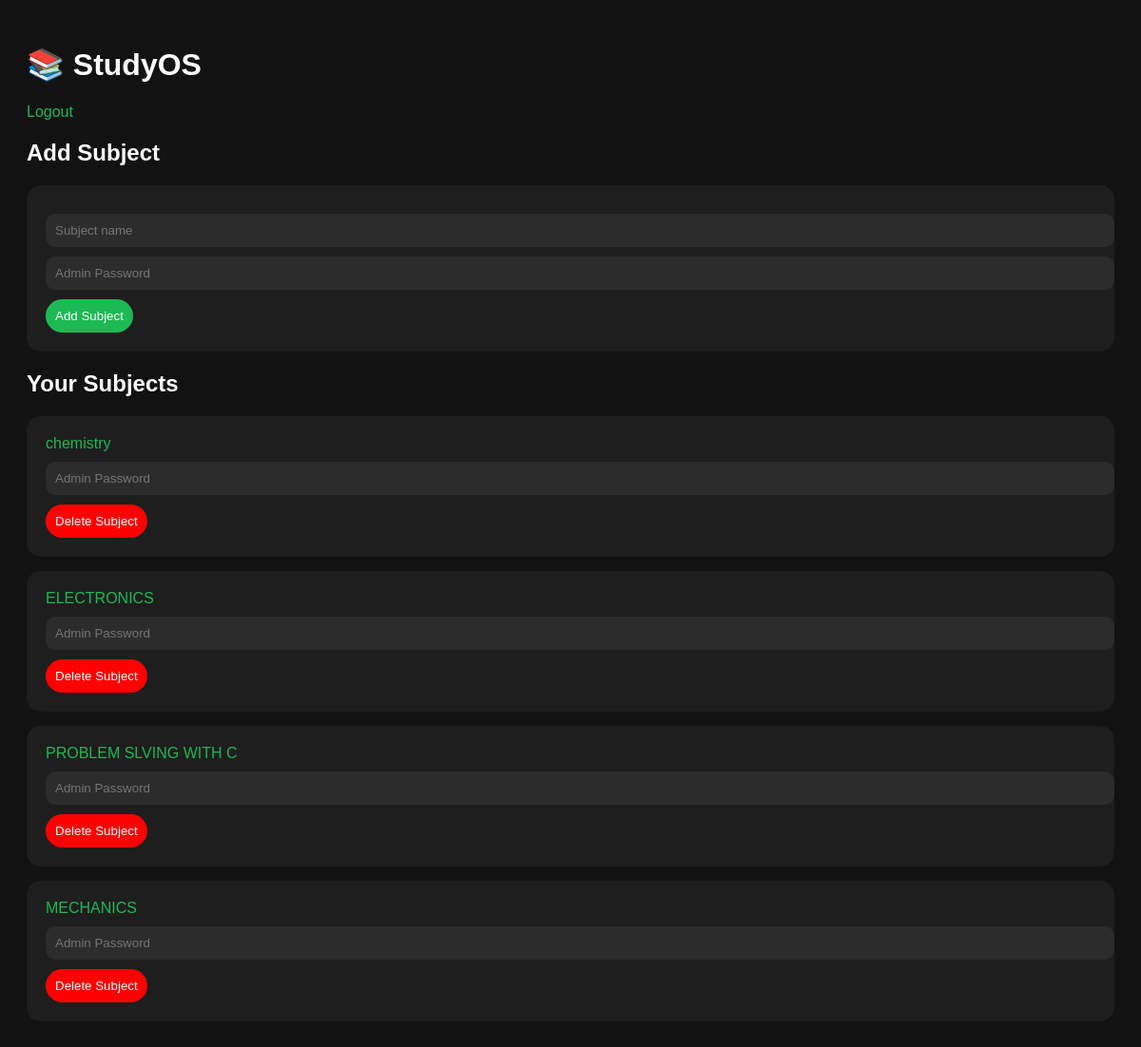
Screenshot of / (signed in) with the database file from the repository.
### app.py (models this page shows)
class Subject(db.Model):
    id = db.Column(db.Integer, primary_key=True)
    name = db.Column(db.String(100), nullable=False)
    user_id = db.Column(db.Integer, db.ForeignKey('user.id'))

### app.py (the view, shortened to what this page needs)
@app.route('/', methods=['GET', 'POST'])
def home():
    if 'user_id' not in session:
        return redirect('/login')
    subjects = Subject.query.filter_by(user_id=session['user_id']).all()
    return render_template('index.html', subjects=subjects)

### templates/index.html (shortened to what this page needs)
<!DOCTYPE html>
<html>
<head>
</head>
<body>
<h1>📚 StudyOS</h1>
<a href="/logout">Logout</a>
<h2>Add Subject</h2>
<div class="card">
<form method="POST">
<input type="text" name="subject" placeholder="Subject name" required>
<input type="password" name="action_password" placeholder="Admin Password" required>
<button>Add Subject</button>
</form>
</div>
<h2>Your Subjects</h2>
{% for subject in subjects %}
<div class="card">
<a href="/subject/{{ subject.name }}">{{ subject.name }}</a>
<form method="POST" action="/delete_subject/{{ subject.name }}">
<input type="password" name="action_password" placeholder="Admin Password" required>
<button class="delete-btn">Delete Subject</button>
</form>
</div>
{% endfor %}
</body>
</html>

### templates/index.html (style rules this page uses)
body { background:#121212; color:white; font-family:Arial; padding:20px; }
.card { background:#1e1e1e; padding:20px; border-radius:15px; margin-top:15px; }
input { width:100%; padding:10px; border-radius:10px; border:none; margin-top:10px; background:#2c2c2c; color:white; }
button { margin-top:10px; padding:10px; border:none; border-radius:20px; background:#1DB954; color:white; cursor:pointer; }
.delete-btn { background:red; }
a { color:#1DB954; text-decoration:none; }

### rows the page displays
Subject: name "chemistry"
Subject: name "ELECTRONICS"
Subject: name "PROBLEM SLVING WITH C"
Subject: name "MECHANICS"
